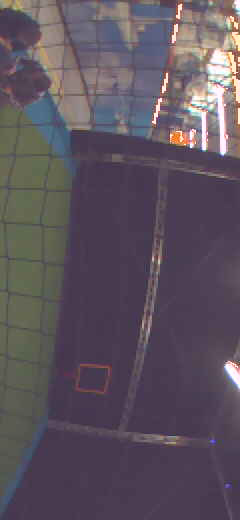
#> input picture frame 6 of Videos/vlc-record-2020-03-05-11h50m08s-rtp_5000.sdp-.avi, 240 x 520 px, given in place of vlc-record-2023-03-03-11h21m26s-rtp_5000.sdp-.avi, which was not available
$ jupyter execute --allow-errors detection_methods.ipynb   (shell and % lines are left out)   (text cells are left out)
#> lines starting #> are read from the running program, lines starting #| are printed output that depends on the picture; after the words box and inside, x2 and y2 are one past the last pixel; in counts of white or black regions, pixels touching at a corner belong together; pictures that were not available may be replaced by others from this repository, and a replacement may not be noted
### prototypes/object_detection/match_image_data.py
import numpy as np
import pandas as pd
import os
import cv2


def convert_csv_2_dict(datafile: str) -> dict:
    """
    converts csv files of the state of the drone into dictionaries
    """
    df = pd.read_csv(datafile)
    dict_data = dict()
    for col in df.columns:
        dict_data[col] = np.array(df[col].array)
    return dict_data

# [35 lines left out: functions load_images_from_folder, get_timestamp_image, get_drone_state, not called in this run]

### prototypes/object_detection/detection_methods.ipynb
[cell 1]
import cv2
import numpy as np
import os
import matplotlib.pyplot as plt
import pandas as pd
from match_image_data import convert_csv_2_dict, load_images_from_folder, get_drone_state


DATAFILE_DRONE = "/home/matthijs/paparazzi/data/AE4317_2019_datasets/cyberzoo_aggressive_flight/20190121-144708.csv"
IMAGES_FOLDER = "/home/matthijs/paparazzi/data/AE4317_2019_datasets/cyberzoo_aggressive_flight/20190121-144646/"
VIDEO_FILE = "/home/matthijs/robotics_q3/mav/cyberzoo.mp4"
VIDEO_FILE_SIM = "/home/matthijs/paparazzi/videos/vlc-record-2023-03-03-11h21m26s-rtp_5000.sdp-.avi"
VIDEO_ALL_OBSTACLES = "/home/matthijs/paparazzi/videos/vlc-record-2023-03-10-10h06m31s-rtp_5000.sdp-.avi"
VIDEO_ORANGE_AVOID = "/home/matthijs/paparazzi/videos/vlc-record-2023-03-10-09h59m06s-rtp_5000.sdp-.avi"
SHOW_CV2_IMG = False
SHOW_VIDEO = True

#> (the rest of this cell did not finish here and is left out)

[cell 2]
# [11 lines left out: function show_img, not called in this run]

#> (a cell that did not finish here is left out)

[cell 4]
# convert to gray scale
def rgb_2_gray(image):
    gray = cv2.cvtColor(image, cv2.COLOR_BGR2GRAY)
    return gray

#> (a cell that did not finish here is left out)

[cell 6]
# [11 lines left out: function edge_detection, not called in this run]

def canny_edge_detection(image, th1=100, th2=200):
    edges = cv2.Canny(image, th1, th2)
    return edges

[cell 7]
vertical_filter = np.array([[-1,-2,-1],[0,0,0],[1,2,1]])
horizontal_filter = np.array([[-1,0,1],[-2,0,2],[-1,0,1]])

#> (the rest of this cell did not finish here and is left out)

#> (a cell that did not finish here is left out)

#> (a cell that did not finish here is left out)

#> (a cell that did not finish here is left out)

[cell 11]
def smoothen_image(image, size):
    return cv2.blur(image, (size, size))

def optical_flow(cap, first_frame, smoothen=0):
    prev_gray = cv2.cvtColor(first_frame, cv2.COLOR_BGR2GRAY)

    # Creates an image filled with zero
    # intensities with the same dimensions
    # as the frame
    mask = np.zeros_like(first_frame)

    # Sets image saturation to maximum
    mask[..., 1] = 255

    while(cap.isOpened()):

        # ret = a boolean return value from getting
        # the frame, frame = the current frame being
        # projected in the video
        ret, frame = cap.read()

        # Opens a new window and displays the input
        # frame
        cv2.imshow("input", frame)

        # Converts each frame to grayscale - we previously
        # only converted the first frame to grayscale
        gray = cv2.cvtColor(frame, cv2.COLOR_BGR2GRAY)

        # Calculates dense optical flow by Farneback method
        flow = cv2.calcOpticalFlowFarneback(prev_gray, gray,
                                        None,
                                        0.5, 3, 45, 3, 5, 1.2, 0)

        # Computes the magnitude and angle of the 2D vectors
        magnitude, angle = cv2.cartToPolar(flow[..., 0], flow[..., 1])

        # Sets image hue according to the optical flow
        # direction
        mask[..., 0] = angle * 180 / np.pi / 2

        # Sets image value according to the optical flow
        # magnitude (normalized)
        mask[..., 2] = cv2.normalize(magnitude, None, 0, 255, cv2.NORM_MINMAX)

        # Converts HSV to RGB (BGR) color representation
        rgb = cv2.cvtColor(mask, cv2.COLOR_HSV2BGR)

        gray_flow_img = rgb_2_gray(rgb)
        if smoothen > 0:
            gray_flow_img = smoothen_image(gray_flow_img, smoothen)
            #gray_flow_img = cv2.GaussianBlur(gray_flow_img, (9, 9),0)
        # Opens a new window and displays the output frame
        cv2.imshow("dense optical flow", gray_flow_img)
        cv2.imshow("dense optical flow", rgb)

        # Updates previous frame
        prev_gray = gray

        # Frames are read by intervals of 1 millisecond. The
        # programs breaks out of the while loop when the
        # user presses the 'q' key
        if cv2.waitKey(33) & 0xFF == ord('q'):
            break

    # The following frees up resources and
    # closes all windows
    cap.release()
    cv2.destroyAllWindows()

[cell 12]
if SHOW_VIDEO:
    cap = cv2.VideoCapture(VIDEO_FILE_SIM)

    # ret = a boolean return value from
    # getting the frame, first_frame = the
    # first frame in the entire video sequence
    ret, first_frame = cap.read()
#> first_frame is the input picture: shape (520, 240, 3); mean B, G, R 94, 83.3, 93.5
    optical_flow(cap, first_frame, smoothen=0)
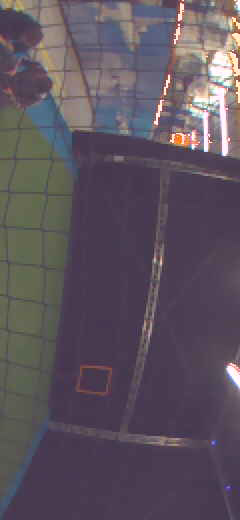
#> input picture frame 7 of Videos/vlc-record-2020-03-05-11h50m08s-rtp_5000.sdp-.avi, 240 x 520 px, given in place of vlc-record-2023-03-03-11h21m26s-rtp_5000.sdp-.avi, which was not available
#> in optical_flow, frame is the input picture: shape (520, 240, 3); mean B, G, R 93.9, 83.3, 93.5
#> in optical_flow, `magnitude, angle = cv2.cartToPolar(flow[..., 0], flow[..., 1])`:
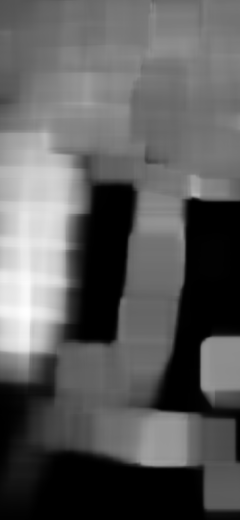
#> magnitude: shape (520, 240) float32; min 3.56e-06, max 4.78, mean 1.73; drawn with min black and max white
#> in optical_flow, `magnitude, angle = cv2.cartToPolar(flow[..., 0], flow[..., 1])`:
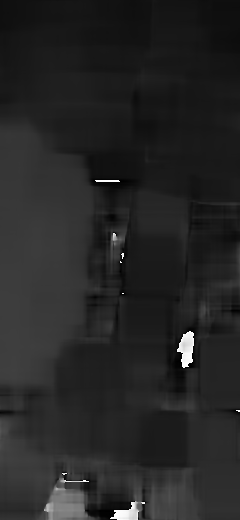
#> angle: shape (520, 240) float32; min 0.0008, max 6.28, mean 0.94; drawn with min black and max white
#> in optical_flow, `mask[..., 0] = angle * 180 / np.pi / 2`:
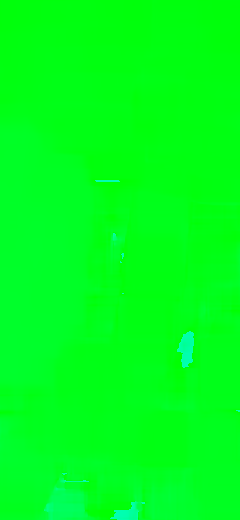
#> mask: shape (520, 240, 3); mean of channels 0, 1, 2 26.4, 255, 0; drawn as B, G, R
#> in optical_flow, `mask[..., 2] = cv2.normalize(magnitude, None, 0, 255, cv2.NORM_MINMAX)`:
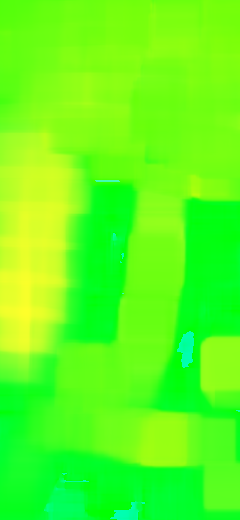
#> mask: shape (520, 240, 3); mean of channels 0, 1, 2 26.4, 255, 92; drawn as B, G, R
#> in optical_flow, `rgb = cv2.cvtColor(mask, cv2.COLOR_HSV2BGR)`:
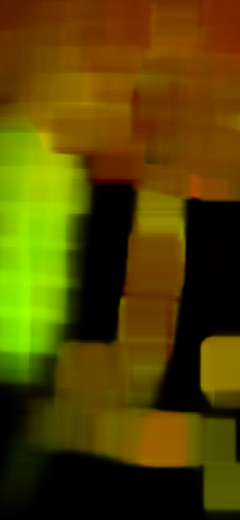
#> rgb: shape (520, 240, 3); mean B, G, R 0, 68.6, 83.2
#> in rgb_2_gray, `gray = cv2.cvtColor(image, cv2.COLOR_BGR2GRAY)`:
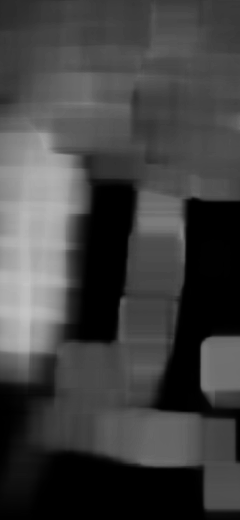
#> gray: shape (520, 240); min 0, max 195, mean 65.2
#> (key q is pressed here)

[cell 13]
# This Optical flow implementation yields to way better results
import time
from collections import deque


def draw_flow(img, flow, step=16):

    h, w = img.shape[:2]
    y, x = np.mgrid[step/2:h:step, step/2:w:step].reshape(2,-1).astype(int)
    fx, fy = flow[y,x].T

    lines = np.vstack([x, y, x-fx, y-fy]).T.reshape(-1, 2, 2)
    lines = np.int32(lines + 0.5)

    img_bgr = cv2.cvtColor(img, cv2.COLOR_GRAY2BGR)
    cv2.polylines(img_bgr, lines, 0, (0, 255, 0))

    for (x1, y1), (_x2, _y2) in lines:
        cv2.circle(img_bgr, (x1, y1), 1, (0, 255, 0), -1)

    return img_bgr


# [15 lines left out: function draw_hsv, not called in this run]

def draw_flow_sides(flow_left, flow_right):
    img_flow_sides = np.zeros((200, 50))
    img_flow_sides[:100, :] = flow_left
    img_flow_sides[100:, :] = flow_right
    return img_flow_sides


if SHOW_VIDEO:

    cap = cv2.VideoCapture(VIDEO_ORANGE_AVOID)

    suc, prev = cap.read()

    prev = prev[160:360,95:145]
    prevgray = cv2.cvtColor(prev, cv2.COLOR_BGR2GRAY)
    #prevgray = canny_edge_detection(prevgray)
    flow_left_queue = deque(maxlen=3)
    flow_right_queue = deque(maxlen=3)
    while True:

        suc, img = cap.read()
        if img is None:
            continue
        img = img[160:360,95:145]

        gray = cv2.cvtColor(img, cv2.COLOR_BGR2GRAY)
#> gray: shape (200, 50)
        #gray = canny_edge_detection(gray)
        # start time to calculate FPS
        start = time.time()


        flow = cv2.calcOpticalFlowFarneback(prevgray, gray, None, 0.5, 3, 15, 3, 5, 1.2, 0)
        flow_left = np.sum(np.linalg.norm(flow[:100,:], axis=2))
#> flow_left = 136.7
        flow_right = np.sum(np.linalg.norm(flow[100:,:], axis=2))
#> flow_right = 1570.8
        flow_left_queue.append(flow_left)
        flow_right_queue.append(flow_right)
        sum_flow_left = np.sum(flow_left_queue)
        sum_flow_right = np.sum(flow_right_queue)

        flow_left_norm = sum_flow_left / max(sum_flow_left, sum_flow_right)
        flow_right_norm = sum_flow_right / max(sum_flow_left, sum_flow_right)

        print(flow_left_norm, flow_right_norm)
        prevgray = gray


        # End time
        end = time.time()
        # calculate the FPS for current frame detection
        fps = 1 / (end-start)

        print(f"{fps:.2f} FPS")

        cv2.imshow('flow', draw_flow(gray, flow))
#> in draw_flow, `fx, fy = flow[y,x].T`: fx = 36 values, max 1.52 at index 35, min -0.0416 at index 2, mean 0.105; fy = 36 values, max 1.58 at index 29, min -0.0847 at index 2, mean 0.109
#> in draw_flow, `cv2.polylines(img_bgr, lines, 0, (0, 255, 0))`:
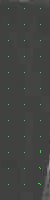
#> img_bgr: shape (200, 50, 3); mean B, G, R 65.9, 66.9, 65.9
#> the loop in draw_flow, `for (x1, y1), (_x2, _y2) in lines:` made 36 passes
#> (x1, y1, _x2, _y2) on passes 1 to 12: (8, 8, 8, 8), (24, 8, 24, 8), (40, 8, 40, 8), (8, 24, 8, 24), (24, 24, 24, 24), (40, 24, 40, 24), (8, 40, 8, 40), (24, 40, 24, 40), (40, 40, 40, 40), (8, 56, 8, 56), (24, 56, 24, 56), (40, 56, 40, 56)
#> after the loop in draw_flow, `for (x1, y1), (_x2, _y2) in lines:`:
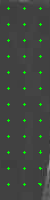
#> img_bgr: shape (200, 50, 3); 1.43% of pixels changed, all inside (x1, y1, x2, y2) = (7, 7, 42, 186)
        cv2.imshow('flow sides', draw_flow_sides(flow_left_norm, flow_right_norm))
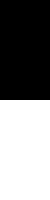
#> window 'flow sides': shape (200, 50) float64; values 0.087 (black) and 1 (white), 50% white; 1 white region, box (x1, y1, x2, y2) and area: (0, 100, 50, 200) 5000
        #cv2.imshow('flow HSV', draw_hsv(flow))


        key = cv2.waitKey(300)
#> (key q is pressed here)
        if key == ord('q'):
            break


    cap.release()
    cv2.destroyAllWindows()

$ run again, starting later in the video
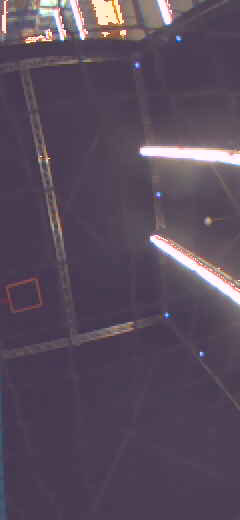
#> input picture frame 55 of Videos/vlc-record-2020-03-05-11h50m08s-rtp_5000.sdp-.avi, 240 x 520 px, given in place of vlc-record-2023-03-03-11h21m26s-rtp_5000.sdp-.avi, which was not available
#> first_frame is the input picture: shape (520, 240, 3); mean B, G, R 91.7, 74.8, 88.8
#> flow_left = 56.76
#> flow_right = 5881.2
#> fx = 36 values, max 6.18 at index 30, min -4.23 at index 34, mean -0.138; fy = 36 values, max 1.04 at index 29, min -1.5 at index 32, mean -0.0615
#> the loop in draw_flow, `for (x1, y1), (_x2, _y2) in lines:` made 36 passes
#> (x1, y1, _x2, _y2) on passes 1 to 8: (8, 8, 8, 8), (24, 8, 24, 8), (40, 8, 40, 8), (8, 24, 8, 24), (24, 24, 24, 24), (40, 24, 40, 24), (8, 40, 8, 40), (24, 40, 24, 40)
#> after the loop in draw_flow, `for (x1, y1), (_x2, _y2) in lines:`:
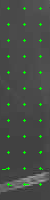
#> img_bgr: shape (200, 50, 3); mean B, G, R 71.9, 76.8, 71.9
